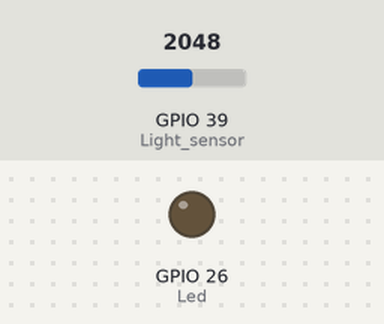
This sketch was run on a simulated ESP32. Shown: output pins drawn as LEDs (lit = HIGH). The inputs (shaded band) are chosen by the test bench; at power-on: GPIO 39 (Light_sensor) = 2048. WiFi joins after 1.5 s; servers stay silent unless stated; uploads are accepted with an empty reply; what the sketch prints to the serial monitor is not drawn.

Above: at 1.8 s.
Timing chart, 0 to 3.3 s (numbered marks = the images above):
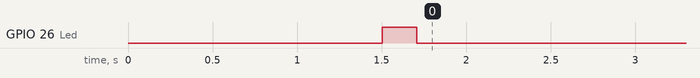

Measured:
- by itself, GPIO 26 (Led): HIGH → LOW at 1.7 s

The sketch:

07_Sun_Light_Dependent_And_IOT_Base_Light_Controlling.ino
```cpp
#include <WiFi.h>
#include <HTTPClient.h>
#include <ArduinoJson.h>

const char* ssid = "House of R&D";
const char* password = "12345HouseofR&D";

const char* ActionGet_serverName  = "https://api.iotsnacksbox.io/actions?snacksboxtoken=e481b9d4f2d40524be6bd71f5a92f84b578eade2fd2115388427f023b14e1404" ;
const char* ActionPost_serverName = "https://api.iotsnacksbox.io/actions?snacksboxtoken=e481b9d4f2d40524be6bd71f5a92f84b578eade2fd2115388427f023b14e1404" ;
const char* LightPost_serverName  = "https://api.iotsnacksbox.io/trigger/Light?snacksboxtoken=e481b9d4f2d40524be6bd71f5a92f84b578eade2fd2115388427f023b14e1404" ;

String payload ;

int AutoMode_value;
int AutoMode_state;
int ManualMode_state;
int ManualMode_value;
int Led = 26;
int Led_state;
int V_Led_value;
int Light_sensor = 39;
int Light;

void setup() {
  Serial.begin(115200);
  WiFi.begin(ssid, password);
  Serial.println("Connecting");
  while (WiFi.status() != WL_CONNECTED) {
    delay(500);
    Serial.print(".");
  }
  Serial.println("");
  Serial.print("Connected to WiFi network with IP Address: ");
  Serial.println(WiFi.localIP());

  pinMode(Led, OUTPUT);
  pinMode(Light_sensor, INPUT);
  digitalWrite(Led, HIGH);


}

void Json_Parsing() {
  // Parsing the JSON using https://arduinojson.org/v6/assistant/
  Serial.print("Payload/Json from Server:");
  Serial.println(payload);

  DynamicJsonDocument doc(768);
  deserializeJson(doc, payload);

  JsonObject root_0 = doc[0];
  String root_0_name = root_0["name"]; // "Relay1"
  AutoMode_value = root_0["value"]; // "0"
  Serial.print("Component Name: ");
  Serial.print(root_0_name);
  Serial.print(" : ");
  Serial.println(AutoMode_value);

  JsonObject root_1 = doc[1];
  String root_1_name = root_1["name"]; // "Relay2"
  ManualMode_value = root_1["value"]; // "0"
  Serial.print("Component Name: ");
  Serial.print(root_1_name);
  Serial.print(" : ");
  Serial.println(ManualMode_value);

  JsonObject root_2 = doc[2];
  String root_2_name = root_2["name"]; // "Relay2"
  V_Led_value = root_2["value"]; // "0"
  Serial.print("Component Name: ");
  Serial.print(root_2_name);
  Serial.print(" : ");
  Serial.println(V_Led_value);


}
void Light_Read() {
  Light = analogRead(Light_sensor) / 45;
  Serial.print("Light: ");
  Serial.print(Light);
  Serial.println("%");
}

void Control_Device_From_Server() {
  HTTPClient http;
  // Your Domain name with URL path or IP address with path
  http.begin(ActionGet_serverName);
  // Send HTTP GET request
  int httpResponseCode = http.GET();

  if (httpResponseCode > 0) {
    Serial.print("HTTP Response code: ");
    Serial.println(httpResponseCode);
    payload = http.getString();
    Serial.println(payload);
    Json_Parsing();
    if ((AutoMode_value == 1) && (ManualMode_value == 0)) {
      Light_Read();
      if (Light >= 30) {
        digitalWrite(Led,HIGH );
        Led_state = 0;
        Serial.println("Led OFF");
      }
      else if (Light <= 31) {
        digitalWrite(Led, LOW);
        Led_state = 1;
        Serial.println("Led ON");
      }
      AutoMode_state = 1;
      ManualMode_state = 0;
      Serial.println("AutoMode ON");
      Serial.println("ManualMode OFF");
    }
    else if ((AutoMode_value == 0) && (ManualMode_value == 1)) {

      AutoMode_state = 0;
      ManualMode_state = 1;
      Serial.println("AutoMode OFF");
      Serial.println("ManualMode ON");

      if (V_Led_value == 1) {
        digitalWrite(Led, HIGH);
        Led_state = 1;
        Serial.println("Led ON");
      }
      else if (V_Led_value == 0) {
        digitalWrite(Led, LOW);
        Led_state = 0;
        Serial.println("Led OFF");
      }

    }
    else if ((AutoMode_value == 0) && (ManualMode_value == 0)) {
      digitalWrite(Led, LOW);
      Led_state = 0;
      AutoMode_state = 0;
      ManualMode_state = 0;
      Serial.println("Led OFF");
      Serial.println("AutoMode OFF");
      Serial.println("ManualMode OFF");
    }


  }
  else {
    Serial.print("Error code: ");
    Serial.println(httpResponseCode);
  }
  // Free resources
  http.end();
}

void Control_Server_From_Device() {
  HTTPClient http;
  http.begin(ActionPost_serverName);

  char buffer[256];
  DynamicJsonDocument doc(256);

  JsonArray actions = doc.createNestedArray("actions");

  JsonObject actions_0 = actions.createNestedObject();
  actions_0["name"] = "AutoMode";
  actions_0["value"] = AutoMode_state;

  JsonObject actions_1 = actions.createNestedObject();
  actions_1["name"] = "ManualMode";
  actions_1["value"] = ManualMode_state;

  JsonObject actions_2 = actions.createNestedObject();
  actions_2["name"] = "Led";
  actions_2["value"] = Led_state;


  serializeJson(doc, buffer);
  Serial.println(String(buffer));


  // Specify content-type header
  http.addHeader("Content-Type", "application/x-www-form-urlencoded");
  http.addHeader("Content-Type", "application/json");
  String httpRequestData = buffer;
  int httpResponseCode = http.POST(httpRequestData);


  Serial.print("HTTP Response code: ");
  Serial.println(httpResponseCode);


  http.end();
  http.begin(LightPost_serverName);

  // Specify content-type header
  http.addHeader("Content-Type", "application/x-www-form-urlencoded");
  http.addHeader("Content-Type", "application/json");
  buffer[32];
  DynamicJsonDocument doc1(32);
  JsonObject data = doc1.createNestedObject("data");
  Light_Read();
  data["Light"] = Light;

  serializeJson(doc1, buffer);
  Serial.print(buffer);

  httpRequestData = buffer;

  httpResponseCode = http.POST(httpRequestData);


  Serial.print("HTTP Response code: ");
  Serial.println(httpResponseCode);
  http.end();


}


void loop() {

  if (WiFi.status() == WL_CONNECTED) {
    Control_Device_From_Server();
    Control_Server_From_Device();
  }
  else {
    Serial.println("WiFi Disconnected");
  }


}
```
